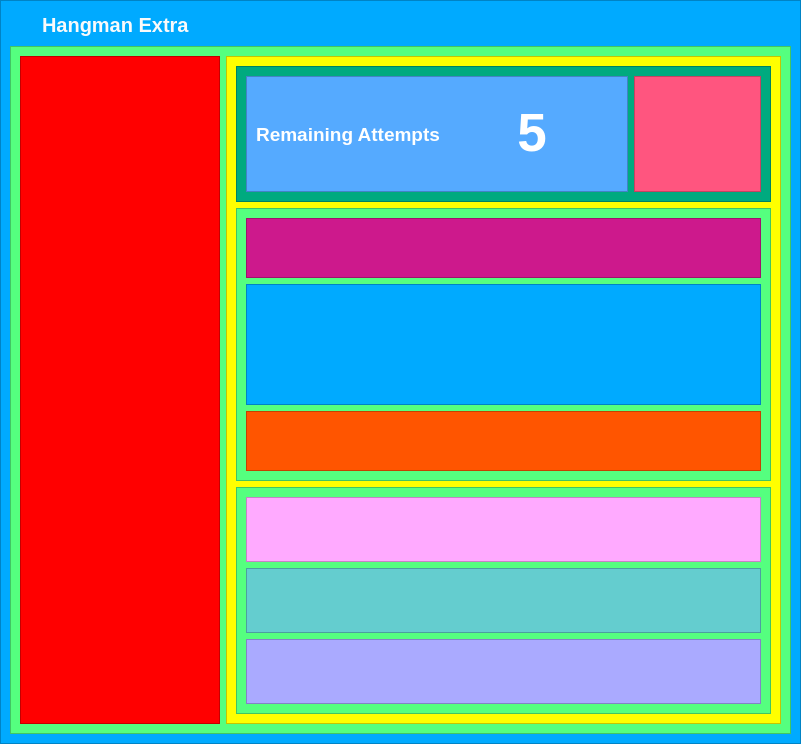
<?xml version="1.0" encoding="UTF-8"?>
<ui version="4.0">
 <class>Form</class>
 <widget class="QWidget" name="Form">
  <property name="geometry">
   <rect>
    <x>0</x>
    <y>0</y>
    <width>801</width>
    <height>744</height>
   </rect>
  </property>
  <property name="windowTitle">
   <string>Form</string>
  </property>
  <layout class="QVBoxLayout" name="verticalLayout_5">
   <property name="spacing">
    <number>0</number>
   </property>
   <property name="leftMargin">
    <number>0</number>
   </property>
   <property name="topMargin">
    <number>0</number>
   </property>
   <property name="rightMargin">
    <number>0</number>
   </property>
   <property name="bottomMargin">
    <number>0</number>
   </property>
   <item>
    <widget class="QFrame" name="gameView">
     <property name="styleSheet">
      <string notr="true">background-color: rgb(0, 170, 255);</string>
     </property>
     <property name="frameShape">
      <enum>QFrame::StyledPanel</enum>
     </property>
     <property name="frameShadow">
      <enum>QFrame::Raised</enum>
     </property>
     <layout class="QVBoxLayout" name="verticalLayout_4">
      <item>
       <widget class="QFrame" name="title_bar_frame">
        <property name="maximumSize">
         <size>
          <width>16777215</width>
          <height>30</height>
         </size>
        </property>
        <property name="styleSheet">
         <string notr="true">background-color: transparent;</string>
        </property>
        <property name="frameShape">
         <enum>QFrame::StyledPanel</enum>
        </property>
        <property name="frameShadow">
         <enum>QFrame::Raised</enum>
        </property>
        <layout class="QHBoxLayout" name="horizontalLayout_6">
         <property name="spacing">
          <number>0</number>
         </property>
         <property name="leftMargin">
          <number>0</number>
         </property>
         <property name="topMargin">
          <number>0</number>
         </property>
         <property name="rightMargin">
          <number>0</number>
         </property>
         <property name="bottomMargin">
          <number>0</number>
         </property>
         <item>
          <widget class="QFrame" name="title_bar_container">
           <property name="maximumSize">
            <size>
             <width>16777215</width>
             <height>70</height>
            </size>
           </property>
           <property name="styleSheet">
            <string notr="true">background-color: transparent;</string>
           </property>
           <property name="frameShape">
            <enum>QFrame::StyledPanel</enum>
           </property>
           <property name="frameShadow">
            <enum>QFrame::Raised</enum>
           </property>
           <layout class="QHBoxLayout" name="horizontalLayout_8">
            <property name="spacing">
             <number>0</number>
            </property>
            <property name="leftMargin">
             <number>30</number>
            </property>
            <property name="topMargin">
             <number>0</number>
            </property>
            <property name="rightMargin">
             <number>0</number>
            </property>
            <property name="bottomMargin">
             <number>0</number>
            </property>
            <item>
             <widget class="QLabel" name="title_bar">
              <property name="styleSheet">
               <string notr="true">font: bold 20px;
color: rgb(250, 250, 250);</string>
              </property>
              <property name="text">
               <string>Hangman Extra</string>
              </property>
             </widget>
            </item>
           </layout>
          </widget>
         </item>
         <item>
          <widget class="QFrame" name="tool_box">
           <property name="maximumSize">
            <size>
             <width>150</width>
             <height>150</height>
            </size>
           </property>
           <property name="styleSheet">
            <string notr="true">background-color: transparent;</string>
           </property>
           <property name="frameShape">
            <enum>QFrame::StyledPanel</enum>
           </property>
           <property name="frameShadow">
            <enum>QFrame::Raised</enum>
           </property>
           <layout class="QHBoxLayout" name="horizontalLayout_9">
            <property name="spacing">
             <number>0</number>
            </property>
            <property name="leftMargin">
             <number>0</number>
            </property>
            <property name="topMargin">
             <number>0</number>
            </property>
            <property name="rightMargin">
             <number>0</number>
            </property>
            <property name="bottomMargin">
             <number>0</number>
            </property>
            <item>
             <widget class="QPushButton" name="minimizeButton">
              <property name="styleSheet">
               <string notr="true">QPushButton {
    background-color: transparent;
	color: rgb(255, 255, 255);
	border-radius: 10px;

    font: 35px;
    padding: 6px;
}


QPushButton:hover{
    
	background-color: rgb(170, 170, 255);
}

QPushButton:pressed {
    
	background-color: rgb(85, 85, 255);
	border-color: rgb(180, 180, 180);
}</string>
              </property>
              <property name="text">
               <string/>
              </property>
              <property name="icon">
               <iconset>
                <normaloff>assets/minimize.png</normaloff>assets/minimize.png</iconset>
              </property>
             </widget>
            </item>
            <item>
             <widget class="QPushButton" name="restoreButton">
              <property name="styleSheet">
               <string notr="true">QPushButton {
    background-color: transparent;
	color: rgb(255, 255, 255);
	border-radius: 10px;

    font: 35px;
    padding: 6px;
}


QPushButton:hover{
    
	background-color: rgb(170, 255, 127);
}

QPushButton:pressed {
    
	background-color: rgb(0, 170, 127);
	border-color: rgb(180, 180, 180);
}</string>
              </property>
              <property name="text">
               <string/>
              </property>
              <property name="icon">
               <iconset>
                <normaloff>assets/fullscreen.png</normaloff>assets/fullscreen.png</iconset>
              </property>
             </widget>
            </item>
            <item>
             <widget class="QPushButton" name="closeButton">
              <property name="styleSheet">
               <string notr="true">QPushButton {
    background-color: transparent;
	color: rgb(255, 255, 255);
	border-radius: 10px;

    font: 35px;
    padding: 6px;
}


QPushButton:hover{
    
	background-color: ;
	background-color: rgb(255, 85, 0);
}

QPushButton:pressed {
    
	background-color: rgb(208, 0, 0);
	border-color: rgb(180, 180, 180);
}</string>
              </property>
              <property name="text">
               <string/>
              </property>
              <property name="icon">
               <iconset>
                <normaloff>assets/X.png</normaloff>assets/X.png</iconset>
              </property>
             </widget>
            </item>
           </layout>
          </widget>
         </item>
        </layout>
       </widget>
      </item>
      <item>
       <widget class="QFrame" name="contentsView">
        <property name="minimumSize">
         <size>
          <width>600</width>
          <height>600</height>
         </size>
        </property>
        <property name="styleSheet">
         <string notr="true">background-color: rgb(85, 255, 127);</string>
        </property>
        <property name="frameShape">
         <enum>QFrame::StyledPanel</enum>
        </property>
        <property name="frameShadow">
         <enum>QFrame::Raised</enum>
        </property>
        <layout class="QHBoxLayout" name="horizontalLayout_2">
         <item>
          <widget class="QFrame" name="hangmanView">
           <property name="sizePolicy">
            <sizepolicy hsizetype="Fixed" vsizetype="Preferred">
             <horstretch>0</horstretch>
             <verstretch>0</verstretch>
            </sizepolicy>
           </property>
           <property name="minimumSize">
            <size>
             <width>200</width>
             <height>0</height>
            </size>
           </property>
           <property name="styleSheet">
            <string notr="true">background-color: rgb(255, 0, 0);
</string>
           </property>
           <property name="frameShape">
            <enum>QFrame::StyledPanel</enum>
           </property>
           <property name="frameShadow">
            <enum>QFrame::Raised</enum>
           </property>
          </widget>
         </item>
         <item>
          <widget class="QFrame" name="gameContentsView">
           <property name="styleSheet">
            <string notr="true">background-color: rgb(255, 255, 0);</string>
           </property>
           <property name="frameShape">
            <enum>QFrame::StyledPanel</enum>
           </property>
           <property name="frameShadow">
            <enum>QFrame::Raised</enum>
           </property>
           <layout class="QVBoxLayout" name="verticalLayout_3">
            <item>
             <widget class="QFrame" name="informationView">
              <property name="sizePolicy">
               <sizepolicy hsizetype="Preferred" vsizetype="Preferred">
                <horstretch>0</horstretch>
                <verstretch>3</verstretch>
               </sizepolicy>
              </property>
              <property name="styleSheet">
               <string notr="true">background-color: rgb(0, 170, 127);</string>
              </property>
              <property name="frameShape">
               <enum>QFrame::StyledPanel</enum>
              </property>
              <property name="frameShadow">
               <enum>QFrame::Raised</enum>
              </property>
              <layout class="QHBoxLayout" name="horizontalLayout_3">
               <item>
                <widget class="QFrame" name="remainingAttemptsContainerView">
                 <property name="sizePolicy">
                  <sizepolicy hsizetype="Preferred" vsizetype="Preferred">
                   <horstretch>3</horstretch>
                   <verstretch>0</verstretch>
                  </sizepolicy>
                 </property>
                 <property name="styleSheet">
                  <string notr="true">background-color: rgb(85, 170, 255);</string>
                 </property>
                 <property name="frameShape">
                  <enum>QFrame::StyledPanel</enum>
                 </property>
                 <property name="frameShadow">
                  <enum>QFrame::Raised</enum>
                 </property>
                 <layout class="QHBoxLayout" name="horizontalLayout_4">
                  <item>
                   <widget class="QLabel" name="remaningAttemptsLabel">
                    <property name="styleSheet">
                     <string notr="true">color: white;
font-size: 14pt;
font-weight: bold;</string>
                    </property>
                    <property name="text">
                     <string>Remaining Attempts</string>
                    </property>
                    <property name="alignment">
                     <set>Qt::AlignCenter</set>
                    </property>
                   </widget>
                  </item>
                  <item>
                   <widget class="QLabel" name="remainingAttemptsNumLabel">
                    <property name="styleSheet">
                     <string notr="true">color: white;
font-size: 40pt;
font-weight: bold;</string>
                    </property>
                    <property name="text">
                     <string>5</string>
                    </property>
                    <property name="textFormat">
                     <enum>Qt::RichText</enum>
                    </property>
                    <property name="alignment">
                     <set>Qt::AlignCenter</set>
                    </property>
                   </widget>
                  </item>
                 </layout>
                </widget>
               </item>
               <item>
                <widget class="QFrame" name="cameraView">
                 <property name="sizePolicy">
                  <sizepolicy hsizetype="Preferred" vsizetype="Preferred">
                   <horstretch>1</horstretch>
                   <verstretch>0</verstretch>
                  </sizepolicy>
                 </property>
                 <property name="styleSheet">
                  <string notr="true">background-color: rgb(255, 85, 127);</string>
                 </property>
                 <property name="frameShape">
                  <enum>QFrame::StyledPanel</enum>
                 </property>
                 <property name="frameShadow">
                  <enum>QFrame::Raised</enum>
                 </property>
                </widget>
               </item>
              </layout>
             </widget>
            </item>
            <item>
             <widget class="QFrame" name="wordView">
              <property name="sizePolicy">
               <sizepolicy hsizetype="Preferred" vsizetype="Preferred">
                <horstretch>0</horstretch>
                <verstretch>6</verstretch>
               </sizepolicy>
              </property>
              <property name="styleSheet">
               <string notr="true">background-color: rgb(85, 255, 127);
</string>
              </property>
              <property name="frameShape">
               <enum>QFrame::StyledPanel</enum>
              </property>
              <property name="frameShadow">
               <enum>QFrame::Raised</enum>
              </property>
              <layout class="QVBoxLayout" name="verticalLayout">
               <item>
                <widget class="QFrame" name="wordConfView">
                 <property name="sizePolicy">
                  <sizepolicy hsizetype="Preferred" vsizetype="Preferred">
                   <horstretch>0</horstretch>
                   <verstretch>1</verstretch>
                  </sizepolicy>
                 </property>
                 <property name="styleSheet">
                  <string notr="true">background-color: rgb(205, 25, 140);</string>
                 </property>
                 <property name="frameShape">
                  <enum>QFrame::StyledPanel</enum>
                 </property>
                 <property name="frameShadow">
                  <enum>QFrame::Raised</enum>
                 </property>
                </widget>
               </item>
               <item>
                <widget class="QFrame" name="wordInputView">
                 <property name="sizePolicy">
                  <sizepolicy hsizetype="Preferred" vsizetype="Preferred">
                   <horstretch>0</horstretch>
                   <verstretch>2</verstretch>
                  </sizepolicy>
                 </property>
                 <property name="minimumSize">
                  <size>
                   <width>0</width>
                   <height>100</height>
                  </size>
                 </property>
                 <property name="styleSheet">
                  <string notr="true">background-color: rgb(0, 170, 255);</string>
                 </property>
                 <property name="frameShape">
                  <enum>QFrame::StyledPanel</enum>
                 </property>
                 <property name="frameShadow">
                  <enum>QFrame::Raised</enum>
                 </property>
                </widget>
               </item>
               <item>
                <widget class="QFrame" name="wordShowView">
                 <property name="sizePolicy">
                  <sizepolicy hsizetype="Preferred" vsizetype="Preferred">
                   <horstretch>0</horstretch>
                   <verstretch>1</verstretch>
                  </sizepolicy>
                 </property>
                 <property name="styleSheet">
                  <string notr="true">background-color: rgb(255, 85, 0);</string>
                 </property>
                 <property name="frameShape">
                  <enum>QFrame::StyledPanel</enum>
                 </property>
                 <property name="frameShadow">
                  <enum>QFrame::Raised</enum>
                 </property>
                </widget>
               </item>
              </layout>
             </widget>
            </item>
            <item>
             <widget class="QFrame" name="keyboardView">
              <property name="sizePolicy">
               <sizepolicy hsizetype="Preferred" vsizetype="Preferred">
                <horstretch>0</horstretch>
                <verstretch>5</verstretch>
               </sizepolicy>
              </property>
              <property name="styleSheet">
               <string notr="true">background-color: rgb(85, 255, 127);
</string>
              </property>
              <property name="frameShape">
               <enum>QFrame::StyledPanel</enum>
              </property>
              <property name="frameShadow">
               <enum>QFrame::Raised</enum>
              </property>
              <layout class="QVBoxLayout" name="verticalLayout_2">
               <item>
                <widget class="QFrame" name="keyboardFirstRowView">
                 <property name="sizePolicy">
                  <sizepolicy hsizetype="Preferred" vsizetype="Preferred">
                   <horstretch>0</horstretch>
                   <verstretch>1</verstretch>
                  </sizepolicy>
                 </property>
                 <property name="styleSheet">
                  <string notr="true">background-color: rgb(255, 170, 255);</string>
                 </property>
                 <property name="frameShape">
                  <enum>QFrame::StyledPanel</enum>
                 </property>
                 <property name="frameShadow">
                  <enum>QFrame::Raised</enum>
                 </property>
                 <layout class="QHBoxLayout" name="horizontalLayout"/>
                </widget>
               </item>
               <item>
                <widget class="QFrame" name="keyboardSecondRowView">
                 <property name="sizePolicy">
                  <sizepolicy hsizetype="Preferred" vsizetype="Preferred">
                   <horstretch>0</horstretch>
                   <verstretch>1</verstretch>
                  </sizepolicy>
                 </property>
                 <property name="styleSheet">
                  <string notr="true">background-color: rgb(100, 205, 207);</string>
                 </property>
                 <property name="frameShape">
                  <enum>QFrame::StyledPanel</enum>
                 </property>
                 <property name="frameShadow">
                  <enum>QFrame::Raised</enum>
                 </property>
                </widget>
               </item>
               <item>
                <widget class="QFrame" name="keyboardThirdRowView">
                 <property name="sizePolicy">
                  <sizepolicy hsizetype="Preferred" vsizetype="Preferred">
                   <horstretch>0</horstretch>
                   <verstretch>1</verstretch>
                  </sizepolicy>
                 </property>
                 <property name="styleSheet">
                  <string notr="true">background-color: rgb(170, 170, 255);
</string>
                 </property>
                 <property name="frameShape">
                  <enum>QFrame::StyledPanel</enum>
                 </property>
                 <property name="frameShadow">
                  <enum>QFrame::Raised</enum>
                 </property>
                </widget>
               </item>
              </layout>
             </widget>
            </item>
           </layout>
          </widget>
         </item>
        </layout>
       </widget>
      </item>
     </layout>
    </widget>
   </item>
  </layout>
 </widget>
 <resources>
  <include location="../Club/Morse_Siganl_CC/img.qrc"/>
 </resources>
 <connections/>
</ui>
